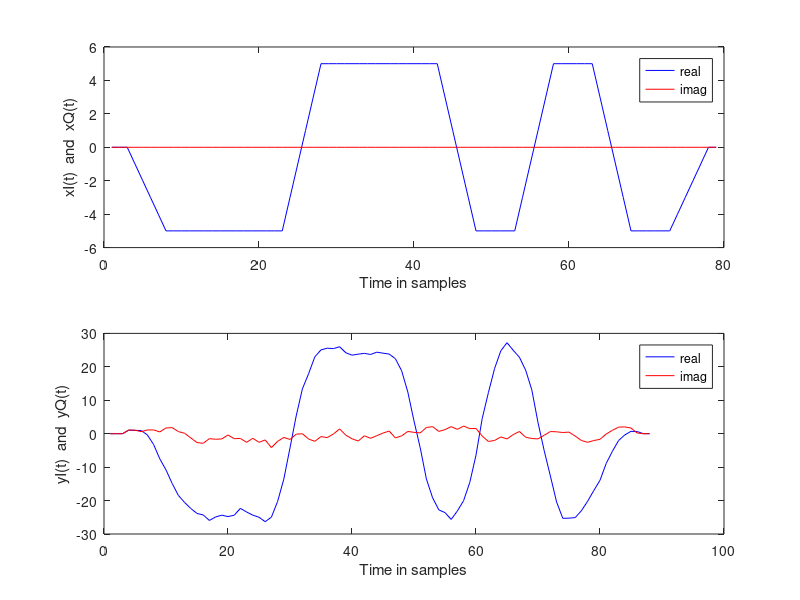

This chart was generated by the following MATLAB code:
sigma = 1;
offset = 3;
up = 5;
total = 10;
symbol = [zeros(1,offset), ones(1,up), zeros(1,total-(up+offset))];
token = conv([1], symbol);
token = conv([1], token);

msg = [ 1 0 1 0  ];
pilot = [0, 0, 1];
msg = [pilot, msg];
symbolSize = 10;
fin = [];
xk = [];
goTo = 5;

for n = 1:length(msg)
 if (msg(n) == 1)
     fin = [fin, ones(1, symbolSize)];
 else 
     fin = [fin, zeros(1, symbolSize)];
 end
end
for i = 1:length(fin)
 if (fin(i) == 1)
     xk = [xk, 1];
 else 
     xk = [xk, -1];
 end
end
c = conv(symbol, xk);
transmitsignalZ = c;
     
%plot(c)
a = randn(size(transmitsignalZ));
b = randn(size(transmitsignalZ));
noiseZ= sigma/sqrt(2)*(a + j*b);

rsZ = transmitsignalZ + noiseZ;

rsZ = conv(rsZ, symbol);

%syncing
s = -1;
for i = 1:(length(rsZ)-31)
    if(s == -1)
        bool = up*length(pilot);
        for j = 1:length(pilot)
            ex = pilot(j);
            for k = 1:up
                t = rsZ(i + k +(j-1)*total+offset);
                if ((ex == 1) & (t > .1))
                    bool = bool -1;
                elseif ((ex == 0) & (t < -.1))
                    bool = bool -1;
                    
                end
            end
        end
        if(bool == 0)
            s = i + up*length(pilot);
            break;
        end
        i
    end
end
s
%rsZ = rsZ(s:end);


figure(1)
clf
subplot(2,1,1)
plot(real(transmitsignalZ),'b')
hold on
plot(imag(transmitsignalZ),'r')
legend('real','imag')
ylabel('xI(t)  and  xQ(t)')
xlabel('Time in samples')
subplot(2,1,2)
plot(real(rsZ),'b')
hold on
plot(imag(rsZ),'r')
zoom xon
legend('real','imag')
ylabel('yI(t)  and  yQ(t)')
xlabel('Time in samples')
hold off